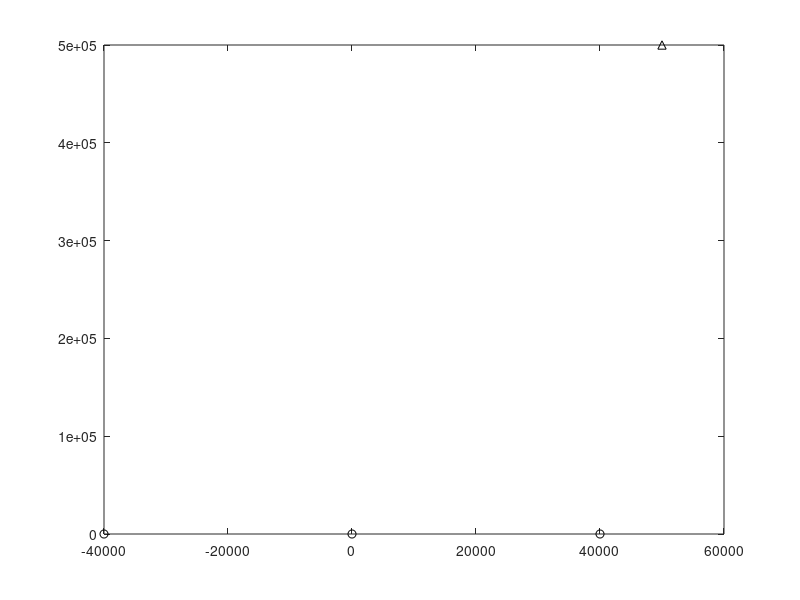

The MATLAB source for this figure: (Note: this script raises an error after producing the figure.)

%% Figure 4, Hybrid Geometry (recreation of figure 13.1)
%x_source = [2;4]; % Transmitter/source
x_source = [50e3; 500e3];
v_sensor = [10, 10; 10, 10; 10,10]';
x_sensor = [0, 0; -40e3, 0; 40e3, 0]';



fig4=figure;
plot(x_source(1),x_source(2),'k^','DisplayName','Source');
hold on;

% Position Markers
plot(x_sensor(1,:),x_sensor(2,:),'ko','DisplayName','Sensors');

% Draw velocity arrows
% drawArrow(x_sensor(1,1)+[0 v_sensor(1,1)]/4,x_sensor(2,1)+[0 v_sensor(2,1)]/4);
% drawArrow(x_sensor(1,2)+[0 v_sensor(1,2)]/4,x_sensor(2,2)+[0 v_sensor(2,2)]/4);
% drawArrow(x_sensor(1,3)+[0 v_sensor(1,3)]/4,x_sensor(2,3)+[0 v_sensor(2,3)]/4);
% drawArrow(x_sensor(1,4)+[0 v_sensor(1,4)]/4,x_sensor(2,4)+[0 v_sensor(2,4)]/4);
% % -- Direction of Arrival
% 
% % Compute Ranges
% r = utils.rng(x_sensor,x_source);
% 
% % Error Values
% epsang = 5*pi/180;
% 
% % Find AOA 
% lob = x_source - x_sensor;
% psi = atan2(lob(2,:),lob(1,:));
% 
% xaoa1 = x_sensor(:,1) + [0 cos(psi(1));0 sin(psi(1))]*5*r(1);
% xaoap1 = x_sensor(:,1) + [0 cos(psi(1)+epsang);0 sin(psi(1)+epsang)]*5*r(1);
% xaoam1 = x_sensor(:,1) + [0 cos(psi(1)-epsang);0 sin(psi(1)-epsang)]*5*r(1);
% lobFill1 = cat(2,xaoap1,fliplr(xaoam1),xaoap1(:,1));
% 
% xaoa2 = x_sensor(:,2) + [0 cos(psi(2));0 sin(psi(2))]*5*r(2);
% xaoap2 = x_sensor(:,2) + [0 cos(psi(2)+epsang);0 sin(psi(2)+epsang)]*5*r(2);
% xaoam2 = x_sensor(:,2) + [0 cos(psi(2)-epsang);0 sin(psi(2)-epsang)]*5*r(2);
% lobFill2 = cat(2,xaoap2,fliplr(xaoam2),xaoap2(:,1));
% 
% % LOBs
% plot(xaoa1(1,:),xaoa1(2,:),'k-','DisplayName','Line of Bearing');
% hdl2=plot(xaoa2(1,:),xaoa2(2,:),'k-');
% utils.excludeFromLegend(hdl2);

% -- Time Difference of Arrival
% Initialize Detector/Source Locations

% Isochrones
dr1 = rngDiff(x_source,x_sensor(:,1),x_sensor(:,2)); %between 1&2
dr2 = rngDiff(x_source,x_sensor(:,1),x_sensor(:,3));% between 1&3
%dr3 = rngDiff(x_source,x_sensor(:,1),x_sensor(:,4));% between 1&4
%dr3 = rngDiff(x_source,x_sensor(:,1),x_sensor(:,3));% between 1&3
xiso1 = drawIsochrone(x_sensor(:,1),x_sensor(:,2),dr1,15000,800e3);%between 1&2
xiso2 = drawIsochrone(x_sensor(:,1),x_sensor(:,3),dr2,15000,800e3);% between 1&3
%xiso3 = drawIsochrone(x_sensor(:,1),x_sensor(:,4),dr3,15000,800e3);% between 1&3
plot(xiso1(1,:),xiso1(2,:),'m--','LineWidth',1.3,'DisplayName','Line of Constant TDOA-12'); hold on;
hiso2=plot(xiso2(1,:),xiso2(2,:),'r:','LineWidth',1.3,'DisplayName','Line of Constant TDOA-13'); hold on;
%hiso3=plot(xiso3(1,:),xiso3(2,:),'b:','LineWidth',1.3,'DisplayName','Line of Constant TDOA-14'); hold on;
%excludeFromLegend(hiso2);
% text(.5,-.5,'TDOA Solution');

% Isochrone Labels
% text(mean([x_sensor1(1),x_sensor2(1)]),mean([x_sensor1(2),x_sensor2(2)])-.2,'$TDOA_{1,2}$');
% text(mean([x_sensor2(1),x_sensor3(1)])+.3,mean([x_sensor2(2),x_sensor3(2)]),'$TDOA_{2,3}$');

% -- Frequency Difference of Arrival

% Draw isodoppler line
 text(x_sensor(1,1)-.2,x_sensor(2,1)-.2,'$S_1$','FontSize',10);
 text(x_sensor(1,2)-.2,x_sensor(2,2)-.2,'$S_2$','FontSize',10);
 text(x_sensor(1,3)-.2,x_sensor(2,3)-.2,'$S_3$','FontSize',10);
 %text(x_sensor(1,4)-.2,x_sensor(2,4)-.2,'$S_3$','FontSize',10);
% Draw velocity arrows
 drawArrow(x_sensor(1,1)+[0 v_sensor(1,1)]/4,x_sensor(2,1)+[0 v_sensor(2,1)]/4);
 drawArrow(x_sensor(1,2)+[0 v_sensor(1,2)]/4,x_sensor(2,2)+[0 v_sensor(2,2)]/4);
 drawArrow(x_sensor(1,3)+[0 v_sensor(1,3)]/4,x_sensor(2,3)+[0 v_sensor(2,3)]/4);

% Draw isodoppler line S12
vdiff12 = utils.dopDiff(x_source,[0 0]',x_sensor(:,1),v_sensor(:,1),x_sensor(:,2),v_sensor(:,2),3e8);
x_isodop12 = fdoa.drawIsodop(x_sensor(:,1),v_sensor(:,1),x_sensor(:,2),v_sensor(:,2),vdiff12,1000,800e3);
plot(x_isodop12(1,:),x_isodop12(2,:),'-.','LineWidth',1.3,'DisplayName','Line of Constant FDOA-12');
%text(-1,2.7,'$S_{12}$ Solution','FontSize',10);

% Draw isodoppler line S23
vdiff23 = utils.dopDiff(x_source,[0 0]',x_sensor(:,2),v_sensor(:,2),x_sensor(:,3),v_sensor(:,3),3e8);
x_isodop23 = fdoa.drawIsodop(x_sensor(:,2),v_sensor(:,2),x_sensor(:,3),v_sensor(:,3),vdiff23,1000,800e3);
hh=plot(x_isodop23(1,:),x_isodop23(2,:),'g-.','LineWidth',1.3,'DisplayName','Line of Constant FDOA-23');

%plot(x,y,'--gs', 'LineWidth',2,'MarkerSize',10,'MarkerEdgeColor','b',...'MarkerFaceColor',[0.5,0.5,0.5])
%excludeFromLegend(hh);
%text(1.5,.85,'$S_{23}$ Solution','FontSize',10);
% vdiff1 = dopDiff(x_source,[0 0]',x_sensor(:,1),v_sensor(:,1),x_sensor(:,2),v_sensor(:,2),1.62025e8);% between 1&2
% vdiff2 = dopDiff(x_source,[0 0]',x_sensor(:,2),v_sensor(:,2),x_sensor(:,3),v_sensor(:,3),1.62025e8);% between 2&3
% vdiff3 = dopDiff(x_source,[0 0]',x_sensor(:,3),v_sensor(:,3),x_sensor(:,4),v_sensor(:,4),1.62025e8);% between 3&4
% x_isodop1 = drawIsodop(x_sensor(:,1),v_sensor(:,1),x_sensor(:,2),v_sensor(:,2),vdiff1,1500,600e3);
% x_isodop2 = drawIsodop(x_sensor(:,2),v_sensor(:,2),x_sensor(:,3),v_sensor(:,3),vdiff2,1500,600e3);
% x_isodop3 = drawIsodop(x_sensor(:,3),v_sensor(:,3),x_sensor(:,4),v_sensor(:,4),vdiff3,1500,600e3);
% plot(x_isodop1(1,:),x_isodop1(2,:),'-.','DisplayName','Line of Constant FDOA-12');
% %plot(x_isodop2(1,:),x_isodop2(2,:),'-.','DisplayName','Line of Constant FDOA-23');
% %plot(x_isodop3(1,:),x_isodop3(2,:),'-.','DisplayName','Line of Constant FDOA-34');
% % text(.5,4.1,'FDOA Solution');

xlim([-300e3 350e3]);
ylim([-600e3 750e3]);
% ylim([-5 5]);
% xlim([-2 4]);
legend('Location','SouthWest');

%setPlotStyle(gca,{'clean','widescreen','tight'});
%exportPlot(fig4,[prefix '4']);
%--------------------------------------------------------------------------

% %% Figure 3, FDOA Geometry (recreation of figure 12.1)
% 
% % Draw Geometry
% 
% 
% text(x_sensor(1,1)-.2,x_sensor(2,1)-.2,'$S_1$','FontSize',10);
% text(x_sensor(1,2)-.2,x_sensor(2,2)-.2,'$S_2$','FontSize',10);
% text(x_sensor(1,3)-.2,x_sensor(2,3)-.2,'$S_3$','FontSize',10);
% 
% % Draw velocity arrows
% drawArrow(x_sensor(1,1)+[0 v_sensor(1,1)]/4,x_sensor(2,1)+[0 v_sensor(2,1)]/4);
% drawArrow(x_sensor(1,2)+[0 v_sensor(1,2)]/4,x_sensor(2,2)+[0 v_sensor(2,2)]/4);
% drawArrow(x_sensor(1,3)+[0 v_sensor(1,3)]/4,x_sensor(2,3)+[0 v_sensor(2,3)]/4);
% 
% % Draw isodoppler line S12
% vdiff12 = utils.dopDiff(x_source,[0 0]',x_sensor(:,1),v_sensor(:,1),x_sensor(:,2),v_sensor(:,2),3e8);
% x_isodop12 = fdoa.drawIsodop(x_sensor(:,1),v_sensor(:,1),x_sensor(:,2),v_sensor(:,2),vdiff12,1000,800e3);
% plot(x_isodop12(1,:),x_isodop12(2,:),'-.','DisplayName','Line of Constant FDOA');
% text(-1,2.7,'$S_{12}$ Solution','FontSize',10);
% 
% % Draw isodoppler line S23
% vdiff23 = utils.dopDiff(x_source,[0 0]',x_sensor(:,2),v_sensor(:,2),x_sensor(:,3),v_sensor(:,3),3e8);
% x_isodop23 = fdoa.drawIsodop(x_sensor(:,2),v_sensor(:,2),x_sensor(:,3),v_sensor(:,3),vdiff23,1000,800e3);
% hh=plot(x_isodop23(1,:),x_isodop23(2,:),'-.');
% excludeFromLegend(hh);
% text(1.5,.85,'$S_{23}$ Solution','FontSize',10);



%--------------------------------------------------------------------------

function r = rng(x1,x2)
% r = rng(x1,x2)
%
% Computes the range between two N-dimensional position vectors, using
% the Euclidean (L2) norm.
%
% Inputs:
%
%   x1          NxM1 matrix of N-dimensional positions
%   x2          NxM2 matrix of N-dimensional positions
%
% Outputs:
%
%   r           M1xM2 matrix of pair-wise ranges
%
% Nicholas O'Donoughue
% 1 July 2019

% Find the input dimensions and test for compatibility
[N1,M1] = size(x1);
[N2,M2] = size(x2);
if N1~=N2
    fprintf('Error; first dimension of x1 and x2 must match.\n');
end

% Reshape the inputs
x1 = reshape(x1,[N1,M1]);
x2 = reshape(x2,[N1,1,M2]);

% Compute the Euclidean Norm
r = reshape(sqrt(sum(abs(bsxfun(@minus,x1,x2)).^2,1)),[M1,M2]);

end

%------------------------------------------------------------------------
function dr = rngDiff(x0,x1,x2)
% dr = rngDiff(x0,x1,x2)
%
% Computes the difference in range from the reference input (x0) to each
% of the input vectors x1 and x2.  Difference is taken as the range from 
% x0 to each column in x2 minus the range from x0 to each column in x1, 
% pair-wise.
%
% The first dimension of all three inputs must match.  The dimensions of
% x1 and x2 determine the dimensions of the output dr.
%
% Inputs:
%
%   x0      Nx1 reference position
%   x1      NxM1 vector of test positions
%   x2      NxM2 vector of test positions
%
% Outputs:
%
%   dr      M1xM2 matrix of range differences
%
% Nicholas O'Donoughue
% 1 July 2019

% Compute the range from the reference position to each of the set of
% test positions
r1 = utils.rng(x0,x1); % 1xM1
r2 = utils.rng(x0,x2); % 1xM2

% Take the difference, with appropriate dimension reshaping
dr = bsxfun(@minus,r2(:)',r1(:));
end
%-------------------------------------------------------------------------
function iso = drawIsochrone(x1,x2,rdiff,numPts,maxOrtho)
% iso = drawIsochrone(x1,x2,rdiff,numPts,maxOrtho)
%
% Finds the isochrone with the stated range difference from points x1
% and x2.  Generates an arc with 2*numPts-1 points, that spans up to
% maxOrtho distance from the intersection line of x1 and x2
%
% Inputs:
%   x1          Sensor position 1
%   x2          Sensor position 2
%   rdiff       Desired isochrone range difference
%   numPts      Number of points to draw
%   maxOrtho    Maximum offset (orthogonal to the line connecting x1 and
%               x2) at which points should be drawn
%
% Outputs:
%   iso         2 x numPts array of isochrone coordinates
%
% Nicholas O'Donoughue
% 1 July 2019

% Generate pointing vectors u and v in rotated coordinate space
%  u = unit vector from x1 to x2
%  v = unit vector orthogonal to u
rotMat = [0,1; -1,0];
R = utils.rng(x1,x2);
u = (x2-x1)/R;
v = rotMat*u;

xProj = [u v];

% Position of reference points in uv-space
x1uv = [0;0];
x2uv = [R;0];

% Initialize isochrone positions in uv-space
vv = linspace(0,maxOrtho,numPts);
uu = zeros(size(vv));
uu(1) = (R-rdiff)/2;
xuv = [uu; vv];

% Integrate over points, search for isochrone position
maxIter = 10000;

for i=1:numPts
    if i>1
        xuv(1,i) = xuv(1,i-1); % Initialize u position with previous value
    end
    
    offset = R;
    numIter = 1;
    
    while offset > R/10000 && numIter <= maxIter
        numIter = numIter + 1;
        
        rdiff0 = utils.rngDiff(xuv(:,i),x1uv,x2uv);
        offset = rdiff0-rdiff;
        
        xuv(1,i) = xuv(1,i)+offset;
    end
end

% Isochrone is symmetric about u axis
    % Flip the u axis, flip and negate v
xuv = [fliplr([xuv(1,2:end);-xuv(2,2:end)]),xuv];

% Convert to x/y space and re-center at origin
iso = xProj*xuv + x1;
    
end

%------------------------------------------------------------------------

function hdl = drawArrow(x,y,maxHeadSize)
% hdl = drawArrow(x,y,maxHeadSize)
%
% Draw an arrow on the current axes, with the provided coordinates.  Used
% as an alternative to the annotation function.  Uses the quiver function
% to draw the arrows.
%
% INPUTS:
%   x               2-element vector of x coordinate start/end positions
%   y               2-element vector of y coordinate start/end positions
%   maxHeadSize     Maximum head size, in points
%
% OUTPUTS:
%   hdl             Handle object for arrow drawn
%
% Nicholas O'Donoughue
% 1 July 2019

if nargin < 3 || isempty(maxHeadSize)
    maxHeadSize=5;
end

hdl = quiver(x(1),     y(1),...
            x(2)-x(1),y(2)-y(1),...
            0,'MaxHeadSize',maxHeadSize );
hdl.LineStyle='-';
hdl.Color=[0 0 0];

%% Remove the arrow from legend entries
excludeFromLegend(hdl);
end
%------------------------------------------------------------------------
function excludeFromLegend(graphObj)
% excludeFromLegend(graphObj)
%
% Modifies the supplied graphics object such that it will not appead in a
% legend; useful for plotting annotations that do not belong in the legend,
% such as dashed lines between a label and the appropriate line or
% marker.
%
% The handles are returned from the plotting command that was used to
% generate them, such as
%   h = plot(...)
% or
%   h = text(...)
%
% Alternatively, an axis object can be searched with the findall or findobj
% commands, such as:
%   h1 = findall(gcf);
%   h2 = findall(gcf,'Type','text');
%   h3 = findobj(gcf,'Type','text');
%
% If multiple graph objects are input the command is applied to each.
%
% Inputs:
%   graphObj        Graphics object handles (scalar or array)
%
% Nicholas O'Donoughue
% 1 July 2019

if numel(graphObj)>1
    arrayfun(@(x) utils.excludeFromLegend(x),graphObj);
    return;
end

% Graphics Objects have an Annotation property.
% Within the Annotation object, there is a LegendInformation Property.
% The LegendInformation object has an IconDisplayStyle property.
%
% Set that IconDisplayProperty to 'off' and a graphics object will be
% excluded from legends
graphObj.Annotation.LegendInformation.IconDisplayStyle = 'off';

end
%------------------------------------------------------------------------
function setPlotStyle(ax,styleName)
% setPlotStyle(ax,styleName)
%
% Preset script for various plot styles, to handle quick setting of
% common parameters, such as "clean" for drawings with no need to mark the
% axes.
%
% If styleName is a cell array of strings, each string is interpreted, in
% order.  This gives preference to the last element in the array, which may
% override settings called by prior elements.
%
% Where possible, the visibility of an axis element is adjusted, rather
% than its presence; to allow for toggling by later commands.
%
% Inputs:
%
%   ax          Axis handle to modify
%   styleName   String or cell array of strings.  Valid options include:
%                   'clean'     strips axes
%                   'notick'    removes numbers and ticks, but leaves axes
%                   'equal'     sets scale equal for x and y axes
%                   'widescreen'sets the plot dimensions to a 16:9 format
%                   'tight'     minimizes white space outside axes
%
% Nicholas O'Donoughue
% 1 July 2019


% Iterate over comma-separated lists; in order.
if iscell(styleName)
    cellfun(@(x) utils.setPlotStyle(ax,x),styleName);
    return;
end

switch styleName
    case 'clean'
        % Remove the tick marks and grid
%        grid(ax,'off');
%        set(ax,'xtick',[]);
%        set(ax,'ytick',[]);
%        set(ax,'xticklabel',[]);
%        set(ax,'yticklabel',[]);
        ax.Visible ='off';
        
        if ~isempty(ax.Legend)
            ax.Legend.Box = 'off';
        end
    
    case 'notick'
        set(ax,'xticklabel',[]);
        set(ax,'yticklabel',[]);
        
    case 'box only'
        set(ax,'xticklabel',[]);
        set(ax,'yticklabel',[]);
        grid(ax,'off');
        
    case 'equal'
        axis(ax,'equal');
        
        % Set figure size to square
        %posVec = get(ax.Parent,'Position');
        %posVec(4)=posVec(3);
        %set(ax.Parent,'Position',posVec);
        
        % Set axes position to square
        %posVec = get(ax,'OuterPosition');
        %posVec(4) = posVec(3);
        %set(ax,'OuterPosition',posVec);
    case 'widescreen'
        % 16:9 format
        
        % Set figure size
        posVec = get(ax.Parent,'Position');
        posVec(4) = 9*posVec(3)/16;
        set(ax.Parent,'Position',posVec);
        
        % Set axis position
        posVec = get(ax,'OuterPosition');
        posVec(4) = 9*posVec(3)/16;
        set(ax,'OuterPosition',posVec);
    case 'tight'
        outerpos = ax.OuterPosition;
        ti = ax.TightInset; 
        left = outerpos(1) + ti(1);
        bottom = outerpos(2) + ti(2);
        ax_width = outerpos(3) - ti(1) - ti(3);
        ax_height = outerpos(4) - ti(2) - ti(4);
        ax.Position = [left bottom ax_width ax_height];
end
end


%-------------------------------------------------------------------------
function exportPlot(fig,fnm)
% exportPlot(fig,fnm)
%
% Exports a plot to file using the desired resolution and format for
% inclusion in a textbook.
%
% Currently exports both .Fig and .EPS files with 1200 dpi resolution.
%
% Inputs:
%   fig         Figure handle to export
%   fnm         Filename, including directory
%
% Nicholas O'Donoughue
% 1 July 2019

fig.InvertHardcopy = 'off';

saveas(fig,[fnm '.fig']);
print(fig,fnm,'-depsc','-r1200','-painters');
print(fig,fnm,'-dpng','-r1200');

end

%------------------------------------------------------------------------
function ddop = dopDiff(x0,v0,x1,v1,x2,v2,f)
% ddop = dopDiff(x0,v0,x1,v1,x2,v2,f)
%
% Computes the difference in Doppler shift between reference and test 
% sensor pairs and a source.  The two sets of sensor positions (x1 and x2)
% must have the same size.  Corresponding pairs will be compared.
%
% INPUTS:
%   x0      Position vector for N sources (nDim x N), in m
%   v0      Velocity vector for N sources (nDim x N), in m/s
%   x1      Position vector for M reference sensors (nDim x M), in m
%   v1      Velocity vector for M reference sensors (nDim x M), in m/s
%   x2      Position vector for M test sensors (nDim x M), in m
%   v2      Velocity vector for M test sensors (nDim x M), in m/s
%   f       Carrier frequency, in Hertz
%
% OUTPUTS:
%   ddop    Different Doppler shift (N x M), in Hertz
%
% Nicholas O'Donoughue
% 1 July 2019

% Compute Doppler velocity from reference to each set of test positions
dop1 = dop(x0,v0,x1,v1,f); % N x M
dop2 = dop(x0,v0,x2,v2,f); % N x M

% Doppler difference
ddop = dop2 - dop1;
end
%-------------------------------------------------------------------------

function fd = dop(x1,v1,x2,v2,f)
% fd = dop(x1,v1,x2,v2,f)
%
% Given source and sensor at position x1 and x2 with velocity v1 and v2,
% compute the Doppler velocity shift
%
% INPUTS
%   x1      Position vector of N sources (nDim x N), in m
%   v1      Velocity vector of N sources (nDim x N), in m/s
%   x2      Position vector of M sensors (nDim x M), in m
%   v2      Velocity vector of M sensors (nDim x M), in m/s
%   f       Carrier frequency, in Hertz
%
% OUTPUTS
%   fd      Doppler shift for each source, sensor pair (N x M), in Hertz
%
% Nicholas O'Donoughue
% 1 July 2019

% Reshape inputs
[nDim,N] = size(x1);
[nDim2,M] = size(x2);

x1 = reshape(x1',N,1,nDim);
v1 = reshape(v1',[],1,nDim);
x2 = reshape(x2',1,M,nDim2);
v2 = reshape(v2',1,[],nDim2);

if nDim~=nDim2
    fprintf('Error: input dimensions do not match.');
    fd = [];
    return
end

% Unit vector from x1 to x2
u12 = (x2-x1)./sqrt(sum(abs(x2-x1).^2,3));
u21 = -u12;

% x1 velocity towards x2
vv1 = sum(v1.*u12,3);
vv2 = sum(v2.*u21,3);

% Sum of combined velocity
v = vv1 + vv2;

% Convert to Doppler
c = 3e8;
fd = f .* (1+ v./c);
end
%------------------------------------------------------------------------

function xy_iso = drawIsodop(x1,v1,x2,v2,vdiff,numPts,maxOrtho)
% xy_iso = drawIsodop(x1,v1,x2,v2,vdiff,numPts,maxOrtho)
%
% Finds the isochrone with the stated range rate difference from points x1
% and x2.  Generates an arc with 2*numPts-1 points, that spans up to
% maxOrtho distance from the intersection line of x1 and x2
%
% Inputs:
%   x1          Position of first sensor (Ndim x 1) [m]
%   v1          Velocity vector of first sensor (Ndim x 1) [m/s]
%   x2          Position of second sensor (Ndim x 1) [m]
%   v2          Velocity vector of second sensor (Ndim x 1) [m/s]
%   vdiff       Desired velocity difference [m/s]
%   numPts      Number of points to compute
%   maxOrtho    Maximum offset from line of sight between x1 and x2 [m]
%
% Outputs:
%   x_iso       2 x numPts iso doppler contour [m]
%
% Nicholas O'Donoughue
% 1 July 2019

% Set frequency to 3e8, so that c/f_0 is unity, and output of utils.dopDiff
% is velocity difference [m/s]
f_0 = 3e8;

%% Set up test points
xx_vec = maxOrtho(:).*repmat(linspace(-1,1,numPts),2,1);
x_vec = xx_vec(1,:);
y_vec = xx_vec(2,:);
[XX,YY] = meshgrid(xx_vec(1,:),xx_vec(2,:));
x_plot = [XX(:),YY(:)]'; % numPts^2 x 2

df_plot = dopDiff(x_plot,[0 0]',x1,v1,x2,v2,f_0);
    % numPts^2 x (N-1)
    
    
%% Compute contour
fig00=figure;
[cc,hh] = contour(x_vec,y_vec,reshape(df_plot,numPts,numPts),[vdiff vdiff]);
% Close the figure generated
close(fig00);

x_iso=cc(1,:);
y_iso=cc(2,:);

%% Filter points out of bounds
out_of_bounds = abs(x_iso) > maxOrtho | abs(y_iso) > maxOrtho;
x_iso = x_iso(~out_of_bounds);
y_iso = y_iso(~out_of_bounds);

xy_iso = cat(1, x_iso(:)', y_iso(:)');
end
%-----------------------------------------------------------------------



